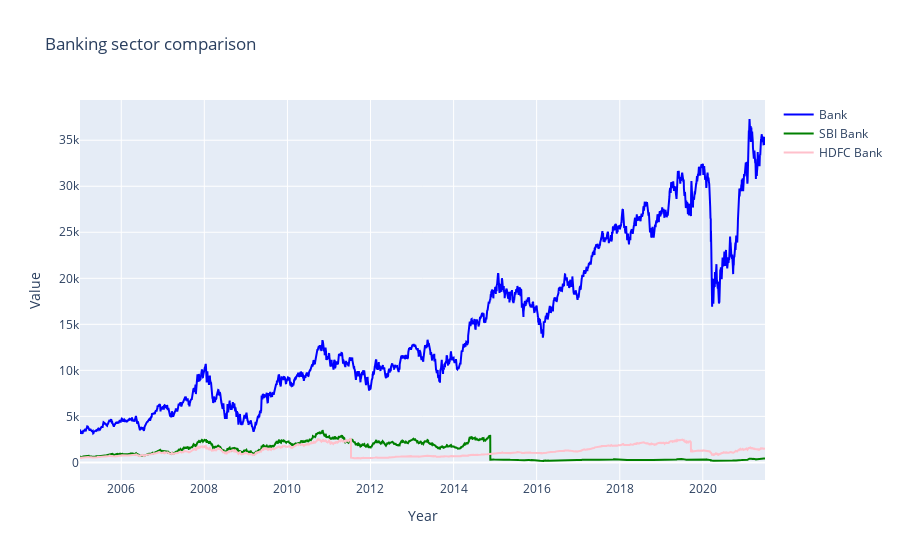

Write notebook code for a chart like this one.
### Markdown cell above
## Sbi Bank and HDFC vs Bank index(benchmark)

### Code cell
sbi_df = pd.read_csv("../datasets/companies/SBIN.csv")
start = sbi_df[sbi_df['Date']=='2005-01-03'].index[0]
sbi_df = sbi_df[start:]

hdfc_df = pd.read_csv("../datasets/companies/HDFCBANK.csv")
start = hdfc_df[hdfc_df['Date']=='2005-01-03'].index[0]
hdfc_df = hdfc_df[start:]

fig = go.Figure()
        

fig.add_trace(go.Scatter(
         y=niftyBank_df[niftyBank_df['Date']>='2005-01-03']['Close'],
         x=niftyBank_df[niftyBank_df['Date']>='2005-01-03']['Date'],
        name='Bank',
        line=dict(color='blue'),
    opacity=1))        

fig.add_trace(go.Scatter(
         x=sbi_df['Date'],
         y=sbi_df['Close'],
        name='SBI Bank',
        line=dict(color='green'),
    opacity=1))

fig.add_trace(go.Scatter(
         x=hdfc_df['Date'],
         y=hdfc_df['Close'],
        name='HDFC Bank',
        line=dict(color='pink'),
    opacity=1))
    
fig.update_layout(title_text="Banking sector comparison", xaxis_title = 'Year', yaxis_title='Value')

fig.show()

### Figure 1 — Plotly figure (JSON) as saved in the notebook; plotly's stock layout.template omitted (floating-point values rounded to 4 significant figures; data arrays with more than 128 entries replaced by an {"elided": "..."} marker saying what was removed)
{"data": [{"line": {"color": "blue"}, "name": "Bank", "opacity": 1, "type": "scatter", "x": {"elided": "4092 str values"}, "y": {"elided": "4092 float values"}}, {"line": {"color": "green"}, "name": "SBI Bank", "opacity": 1, "type": "scatter", "x": {"elided": "4095 str values"}, "y": {"elided": "4095 float values"}}, {"line": {"color": "pink"}, "name": "HDFC Bank", "opacity": 1, "type": "scatter", "x": {"elided": "4095 str values"}, "y": {"elided": "4095 float values"}}], "layout": {"title": {"text": "Banking sector comparison"}, "xaxis": {"title": {"text": "Year"}}, "yaxis": {"title": {"text": "Value"}}}}
